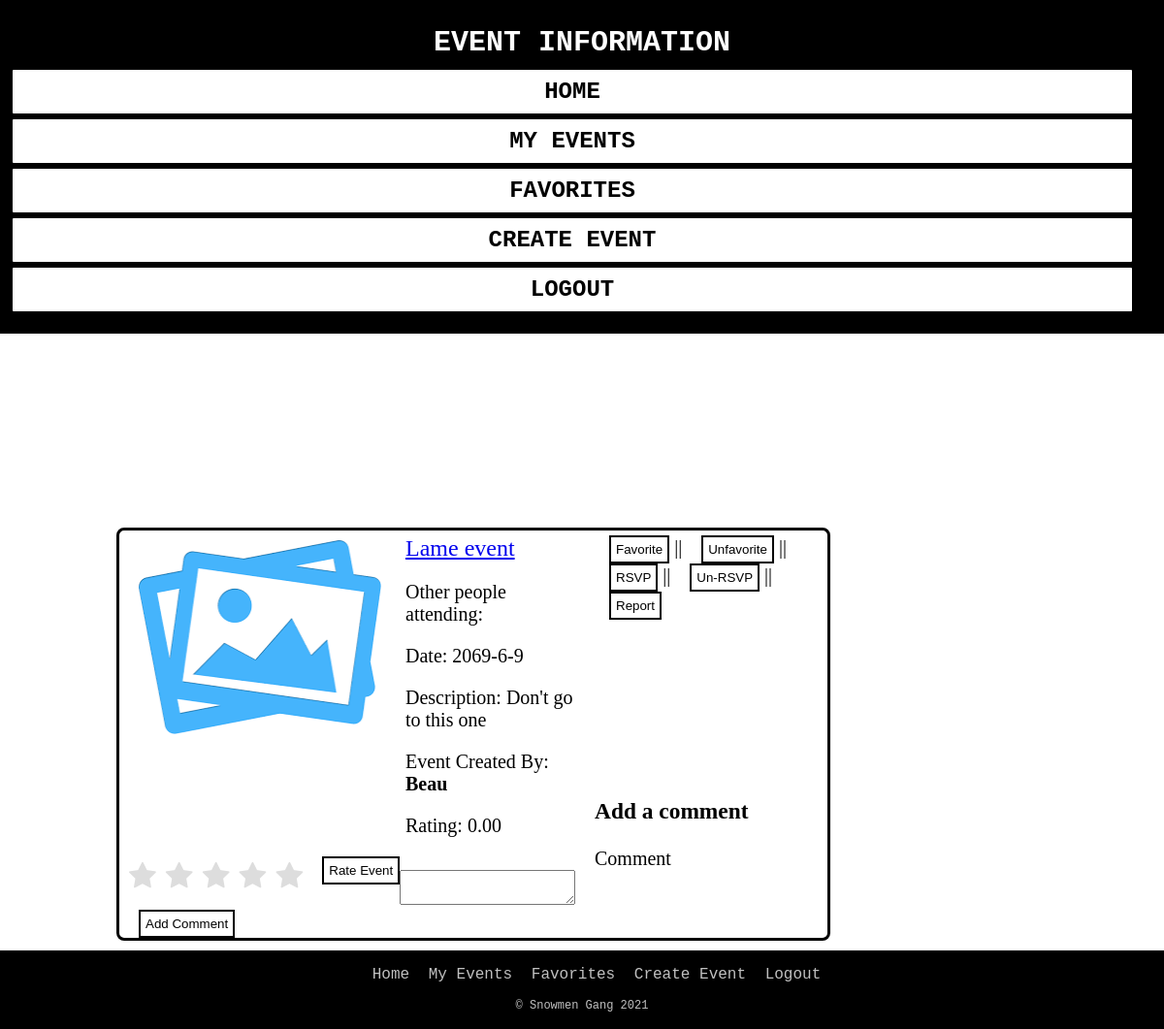
The app's page /events/844628 (signed in) with its own data.
### models.py (models this page shows, shortened)
class Event(db.Model):
    event_id = db.Column("Event_ID", db.Integer, primary_key=True)
    date = db.Column("Date", db.String(10))
    name = db.Column("Name", db.String(75))
    rating = db.Column("Rating", db.DECIMAL(1,2))
    user = db.Column("User", db.String(50))
    reports = db.Column("Reports", db.Integer)
    desc = db.Column("Description", db.String(500))
    favorites = db.Column("Favorites", db.Integer)
    filename = db.Column("filename", db.String(150), nullable=False, server_default='default.png')
    user_id = db.Column(db.Integer(), db.ForeignKey("user.User_ID"), nullable=False)
    events_attending = db.relationship("RSVP", backref="event",cascade="all, delete-orphan", lazy=True)
    comments = db.relationship("Comments", backref="event", cascade="all, delete-orphan", lazy=True)
    reportedd = db.relationship("Reports", backref="event",cascade="all, delete-orphan", lazy=True)

### routes.py (the view, shortened to what this page needs)
@app.route('/events/<e_id>', methods = ['GET', 'POST'])
def get_event(e_id):
    eventExists = db.session.query(Event).filter_by(event_id=e_id).first()
    usersAttending = db.session.query(RSVP).filter(User.user_id == RSVP.user_id).all()
    if session.get('user') and eventExists:
        hasFavorited = db.session.query(Event, Favorites).filter(eventExists.event_id == Favorites.event_id
                                                                 ).filter(session['user_id'] == Favorites.user_id).first()
        hasReported = db.session.query(Event, Reports).filter(eventExists.event_id == Reports.event_id
                                                      ).filter(session['user_id'] == Reports.user_id).first()
        hasRated = db.session.query(Event, Rating).filter(eventExists.event_id == Rating.event_id
                                                      ).filter(session['user_id'] == Rating.user_id).first()
        isRSVP = db.session.query(RSVP, Event).filter(eventExists.event_id == RSVP.event_id
                                                      ).filter(session['user_id'] == RSVP.user_id).first()
        comment_form = CommentForm()
        return render_template('EventInfo.html', user=session['user'], event=eventExists, form=comment_form, usersAttending=usersAttending)
    elif session.get('user') and (not eventExists):
        return redirect(url_for('listEvents'))
    else:
        return redirect(url_for('login'))

### forms.py
class CommentForm(FlaskForm):
    class Meta:
        csrf = False
    comment = TextAreaField('Comment',validators=[Length(min=1)])
    submit = SubmitField('Add Comment')

### Templates/EventInfo.html (shortened to what this page needs)
<!DOCTYPE html>
<html lang="en">
<head>
	<link rel="stylesheet" href="https://cdnjs.cloudflare.com/ajax/libs/font-awesome/4.7.0/css/font-awesome.min.css">
	<link rel="stylesheet" href="{{ url_for('static', filename='header_footer.css') }}">
	<link rel="stylesheet" href="{{ url_for('static', filename='EventInfo.css') }}">
</head>
<body>
	<div class="wrapper">
		<header>
			<a href="#" class="page-title">Event Information</a>
			<div class="nav-right">
				<a href="{{url_for('index') }}">Home</a>
				<a href="{{url_for('my_events') }}">My Events</a>
				<a href="{{url_for('favorite_events') }}">Favorites</a>
				<a href="{{url_for('new_event') }}" >Create Event</a>
				{% if user%}
					<a href = "{{url_for('logout') }}">Logout</a>
				{%else%}
					<a href = "{{url_for('login') }}">Sign in</a>
					<a href = "{{url_for('register') }}">Register</a>
				{% endif%}
			</div>
		</header>
	<main>
		<div class="Events">
			<div class="events-left">
				<img class = "event_image" src="{{ url_for('static', filename='Images/' + event.filename) }}">
			</div>
			<div class="events-right">
				<a id="event-title" href="{{ url_for('get_event', e_id=event.event_id )}}">{{event.name}}</a>
				<p id="event-attending">Other people attending:
				</p>
				<p id="event-date">Date: {{event.date}}</p>
				<p id="event-desc">Description: {{event.desc}}</p>
				<p id="event-user">Event Created By: <strong>{{event.user}}</strong></p>
				<p id="event-rating">Rating: {{event.rating}}</p>
			</div>
      <form method = "post">
          <input type="submit" name="favorite" value="Favorite" /> ||
  		  <input type="submit" name="unfavorite" value="Unfavorite" /> ||
		  <input type="submit" name ="rsvp" value="RSVP" /> ||
		  <input type="submit" name ="un-rsvp" value="Un-RSVP" /> ||
		  <input type="submit" name ="report" value="Report" />
      </form>
	  <br><br>
	<form class="rating" method="POST" id="rating" name ="rate">
		<button type="submit" form="rating" value="Submit">Rate Event</button>
		<label id="5" title="Awesome" class="fa fa-star" for="rating5"></label>
		<label id="4" title="Good" class="fa fa-star" for="rating4"></label>
		<label id="3" title="Average" class="fa fa-star" for="rating3"></label>
		<label id="2" title="Below Average" class="fa fa-star" for="rating2"></label>
		<label id="1" title="Poor" class="fa fa-star" for="rating1"></label>
	</form>
		<br><br><br>
{% if form %}
	<form method="post">
		<div class="formwrapper">
		<div class="form-field">
			<br><br>
			<h3><strong>Add a comment</strong></h3>
			{{ form.comment.label }} <br/> {{ form.comment }}
		</div>
			{{ form.submit }}
		</div>
	</form>
{% endif %}
		</div>
	</main>
	<footer>
		<div class="botnav">
			<nav class="nav-ul">
				<ul>
					<li><a href="{{url_for('index') }}">Home</a></li>
					<li><a href="{{url_for('my_events') }}">My Events</a></li>
					<li><a href="{{url_for('favorite_events') }}">Favorites</a></li>
					<li><a href="{{url_for('new_event') }}" >Create Event</a></li>
					{% if user%}
						<li>
							<a href = "{{url_for('logout') }}">Logout</a>
						</li>
						{%else%}
						<li><a href = "{{url_for('login') }}">Sign in</a></li>
						<li><a href = "{{url_for('register') }}">Register</a></li>
						{% endif%}
				</ul>
			</nav>
			<p id="copyright">&copy; Snowmen Gang 2021</p>
		</div>
	</footer>
	</div>
</body>
</html>

### Static/header_footer.css (style rules this page uses)
body { margin: 0; }
header, footer { font-family: 'Courier New', monospace; background-color: black; color: black; font-size: 20px; overflow: hidden; }
header { overflow: hidden; padding: 20px 10px; }
header a { float: left; color: white; text-align: center; padding: 12px; text-decoration: none; font-size: 24px; line-height: 25px; border-radius: 4px; }
header a.page-title { font-size: 30px; font-weight: bold; margin-left: 200px; text-transform: uppercase; }
.nav-right { float: right; }
.nav-right a { color: black; background-color: white; padding: 10px 20px 10px 20px; font-weight: bold; margin-right: 20px; text-transform: uppercase; border: solid; }
@media screen and (max-width: 1420px) { header a.page-title { float: none; display: block; margin: 0 auto; } }
@media screen and (max-width: 1420px) { header a { float: none; display: block; text-align: center; } }
@media screen and (max-width: 1420px) { .nav-right { float: none; } }
nav li { display: inline-block; }
nav a { display: block; }
footer .nav-ul ul { font-size: 16px; text-align: center; top: 0; }
footer .nav-ul li a { text-decoration: none; padding-right: 10px; color: #C0C0C0; }
#copyright { text-align: center; color: #C0C0C0; font-size: 12px; padding-bottom: 5px; }

### Static/EventInfo.css (style rules this page uses)
input[type=submit] { border-style: double; }
.event_image { width: 200px; height: auto; }
.rating { border: none; float: left; }
.rating > label:before { margin: 5px; font-size: 30px; font-family: FontAwesome; display: inline-block; content: "\f005"; }
.rating > label { color: #ddd; float: right; }
.rating > button { float: right }
[type="submit"] { border: 2px solid black; background-color: white; color: black; padding: 5px ; margin-left: 15px; }
div.Events { border: solid; border-radius: 8px; padding: 5px 5px 0 5px; margin-left: 10%; display: inline-block; width: 60%; margin-bottom: 10px; font-size: 20px; margin-top: 200px; }
div.events-left { float: left; padding-left: 15px; }
#event-title { font-size: 24px; text-align: center; }
div.events-right { float: left; padding-left: 25px; padding-right: 15px; width: 25%; }
img.event_image { display: block; margin: 0 auto; height: 200px; width: 250px; padding-top: 5px; padding-bottom: 5px; }

### records on screen
Event: filename (placeholder picture), name "Lame event", date "2069-6-9", desc "Don't go to this one", user "Beau", rating "0.00"
